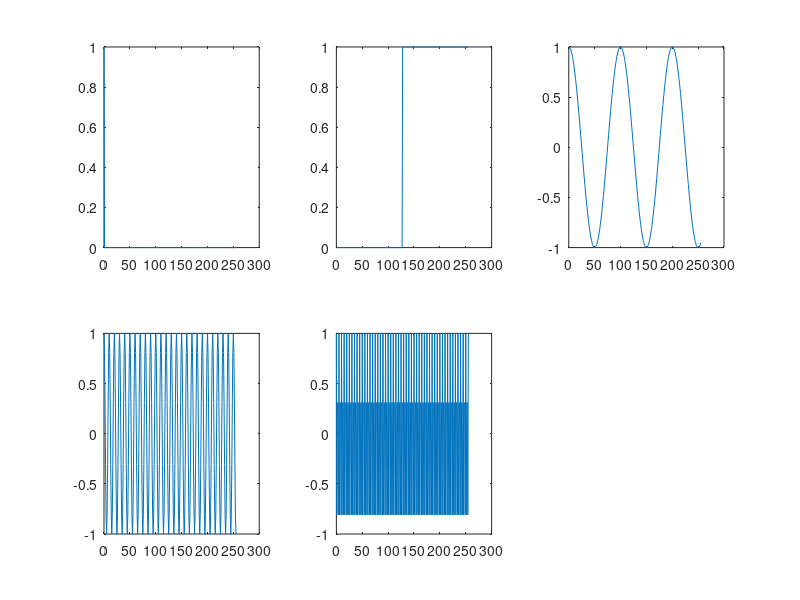

Write MATLAB code to recreate this figure.
n_in=256;
freq1=0.01;
freq2=0.1;
freq3=0.4;

in=zeros(1,n_in);
for i=1:256
    if(i>(n_in/2))
        in(i)=1;
    end
end
tv=0:(n_in-1);
x1=[1 zeros(1,n_in-1)];
x2=[zeros(1,(n_in/2)) ones(1,(n_in/2))];
x3=cos(2*pi*freq1*tv);
x4=cos(2*pi*freq2*tv);
x5=cos(2*pi*freq3*tv);

subplot(2,3,1), plot(tv,x1);
subplot(2,3,2), plot(tv,x2);
subplot(2,3,3), plot(tv,x3);
subplot(2,3,4), plot(tv,x4);
subplot(2,3,5), plot(tv,x5);
